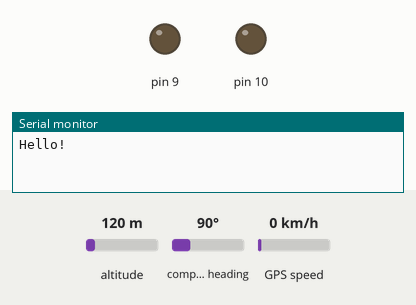
Bench run of a sketch on a simulated Arduino Mega 2560, built with avr-gcc and run on an emulated ATmega2560. On the bench: output pins drawn as LEDs (lit = HIGH), the last lines printed to the serial monitor. Inputs (shaded band) come from the test bench; at power-on: altitude 120 m, compass heading 90°, GPS speed 0 km/h. The GPS gets a fix after 3 s at 37.7749, -122.4194 with 8 satellites; the modem accepts every AT command (registered, SIM ready, sends succeed) and sends nothing else.

Above: at 0.1 s.
At 3.1 s:
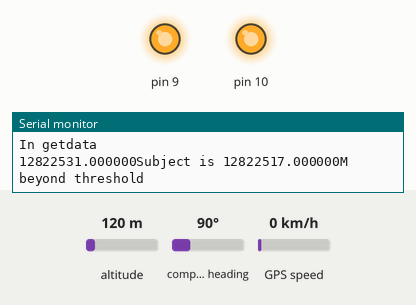
Timing chart, 0 to 4.6 s (numbered marks = the images above):
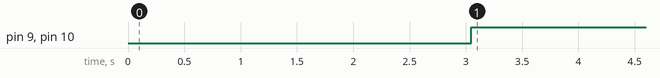

Measured:
- by itself, pin 9, pin 10: LOW → HIGH at 3.0 s

The sketch:

prime.ino
```cpp
#include <TinyGPS.h>

TinyGPS gps;

char inChar = 0;
float lat, lon;
String message = "Hi";
String str;
float homeLat = 11.813102;
float homeLon = 13.205505;
float thresholdDistance = 14.00; //m
int k =0;
String online = "device is online succesfully";
String outrange = "Asset is moving out of range";
String locate = "find your asset here";
//char phone_no[]="08061683708"; // array to store phone number
char phone_no[]="07066469794";
int var = 0;
unsigned long previousMillis = 0;
unsigned long prevMillis = 0;
// constants won't change:
const long interval = 4000;           // interval at which to blink (milliseconds)
const long inter = 8000;           // interval at which to blink (milliseconds)
const long del = 3000;
int i =0;
void setup()
{
  Serial.begin(9600);
  Serial.println("Hello!");
  Serial1.begin(9600);
  Serial2.begin(115200);
  pinMode(9, OUTPUT);
  pinMode(10, OUTPUT);
}
void getData();
void text(String msg);
void text2(String sg);
void loop(){
  unsigned long currentMillis = millis();
  unsigned long currMillis = millis();
if (currentMillis - previousMillis >= del) // function to send out range sms
  {
   Serial.println("how you");
    getData();
    previousMillis = currentMillis;
 }
   if (currMillis - prevMillis >= interval && var ==1) // function to send out range sms
  {
    if(i==0){
    // save the last time you blinked the LED
    prevMillis = currentMillis;
    Serial.println("out of range sms");
 //send out of range sms
 text("Asset moving out of range");
//var =2;
i = 2;
}

}
 if (currMillis - prevMillis >= inter && i ==2) //function to send gps coordinate
 {
    // save the last time you blinked the LED
    prevMillis = currMillis;
 //send location sms
 Serial.println("location ");
 text2("location");
 }

if(var ==0 && i==2){
  i =0;
}

}
void getData()
{
  while(true)
  {
    if(Serial1.available()>0)   // check for gps data
    {
       if(gps.encode(Serial1.read()))  // encode gps data
       break;
    }
  }

    gps.f_get_position(&lat,&lon); // get latitude and longitude
    Serial.println("In getdata");
    checkDist(lat, lon);

}


//end displayInfo()


void checkDist(float ltd , float lon)
{

   float dist = HaverSine(homeLat,homeLon,ltd,lon);

  if (dist >= thresholdDistance )
  {

    Serial.print("Subject is ");
    Serial.print(dist - thresholdDistance, 6);
    Serial.println("M beyond threshold");
    Serial.println("sound an alarm");
    digitalWrite(10, HIGH);
    digitalWrite(9, HIGH);
    var =1;
    unsigned long currentMillis = millis();
  }
else
  {
        Serial.println("Subject within threshold, no worries!");
        Serial.println("go sleep");
        digitalWrite(9, HIGH);
        digitalWrite(10, HIGH);
        var =0;
  }


}
long HaverSine(float lat1, float lon1, float lat2, float lon2)
{
 float ToRad = PI / 180.0;
 float R = 6371000;   // radius earth in m

 float dLat = (lat2-lat1) * ToRad;
 float dLon = (lon2-lon1) * ToRad;

 float a = sin(dLat/2) * sin(dLat/2) +
       cos(lat1 * ToRad) * cos(lat2 * ToRad) *
       sin(dLon/2) * sin(dLon/2);

 float c = 2 * atan2(sqrt(a), sqrt(1-a));

 float d = R * c;
 Serial.print(d, 6);
 return d;
}

void text(String msg) // function to send sms
{
var = 2;
Serial2.println("AT+CMGF=1");
delay(2000);
Serial2.print("AT+CMGS=\"");
Serial2.print(phone_no);
Serial2.write(0x22);
Serial2.write(0x0D);  // hex equivalent of Carraige return
Serial2.write(0x0A);  // hex equivalent of newline
delay(2000);
Serial2.print(msg);
delay(500);
Serial2.println (char(26));//the ASCII code of the ctrl+z is 26
}


void text2(String sg) // function to send sms
{
Serial2.println("AT+CMGF=1");
delay(2000);
Serial2.print("AT+CMGS=\"");
Serial2.print(phone_no);
Serial2.write(0x22);
Serial2.write(0x0D);  // hex equivalent of Carraige return
Serial2.write(0x0A);  // hex equivalent of newline
delay(2000);
Serial2.print(sg);
Serial2.write(0x0A);
Serial2.print("https://www.google.com/maps/?q=");
Serial2.print(lat, 6);
Serial2.print(",");
Serial2.print(lon, 6);
delay(500);
Serial2.println (char(26));//the ASCII code of the ctrl+z is 26
}
```
